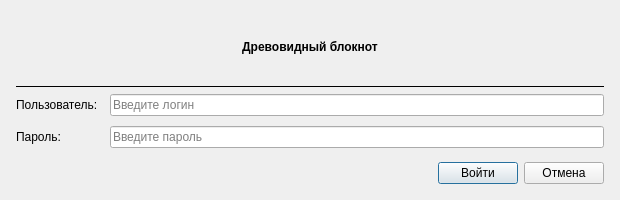
<?xml version="1.0" encoding="UTF-8"?>
<ui version="4.0">
 <class>LoginDialog</class>
 <widget class="QDialog" name="LoginDialog">
  <property name="geometry">
   <rect>
    <x>0</x>
    <y>0</y>
    <width>620</width>
    <height>200</height>
   </rect>
  </property>
  <property name="minimumSize">
   <size>
    <width>620</width>
    <height>200</height>
   </size>
  </property>
  <property name="windowTitle">
   <string>Вход в систему</string>
  </property>
  <layout class="QVBoxLayout" name="verticalLayout">
   <property name="margin" stdset="0">
    <number>16</number>
   </property>
   <item>
    <widget class="QLabel" name="labelTitle">
     <property name="text">
      <string>&lt;b&gt;Древовидный блокнот&lt;/b&gt;</string>
     </property>
     <property name="alignment">
      <set>Qt::AlignmentFlag::AlignCenter</set>
     </property>
    </widget>
   </item>
   <item>
    <widget class="QFrame" name="frameSep">
     <property name="frameShape">
      <enum>QFrame::Shape::HLine</enum>
     </property>
    </widget>
   </item>
   <item>
    <layout class="QFormLayout" name="formLayout">
     <property name="fieldGrowthPolicy">
      <enum>QFormLayout::ExpandingFieldsGrow</enum>
     </property>
     <property name="horizontalSpacing">
      <number>12</number>
     </property>
     <property name="verticalSpacing">
      <number>10</number>
     </property>
     <item row="0" column="0">
      <widget class="QLabel" name="labelUsername">
       <property name="text">
        <string>Пользователь:</string>
       </property>
      </widget>
     </item>
     <item row="0" column="1">
      <widget class="QLineEdit" name="lineEditUsername">
       <property name="minimumSize">
        <size>
         <width>260</width>
         <height>0</height>
        </size>
       </property>
       <property name="placeholderText">
        <string>Введите логин</string>
       </property>
      </widget>
     </item>
     <item row="1" column="0">
      <widget class="QLabel" name="labelPassword">
       <property name="text">
        <string>Пароль:</string>
       </property>
      </widget>
     </item>
     <item row="1" column="1">
      <widget class="QLineEdit" name="lineEditPassword">
       <property name="minimumSize">
        <size>
         <width>260</width>
         <height>0</height>
        </size>
       </property>
       <property name="echoMode">
        <enum>QLineEdit::EchoMode::Password</enum>
       </property>
       <property name="placeholderText">
        <string>Введите пароль</string>
       </property>
      </widget>
     </item>
    </layout>
   </item>
   <item>
    <layout class="QHBoxLayout" name="layoutButtons">
     <item>
      <spacer>
       <property name="orientation">
        <enum>Qt::Orientation::Horizontal</enum>
       </property>
       <property name="sizeHint" stdset="0">
        <size>
         <width>0</width>
         <height>0</height>
        </size>
       </property>
      </spacer>
     </item>
     <item>
      <widget class="QPushButton" name="pushButtonLogin">
       <property name="text">
        <string>Войти</string>
       </property>
       <property name="default">
        <bool>true</bool>
       </property>
      </widget>
     </item>
     <item>
      <widget class="QPushButton" name="pushButtonCancel">
       <property name="text">
        <string>Отмена</string>
       </property>
      </widget>
     </item>
    </layout>
   </item>
  </layout>
 </widget>
 <resources/>
 <connections>
  <connection>
   <sender>pushButtonCancel</sender>
   <signal>clicked()</signal>
   <receiver>LoginDialog</receiver>
   <slot>reject()</slot>
   <hints>
    <hint type="sourcelabel">
     <x>280</x>
     <y>155</y>
    </hint>
    <hint type="destinationlabel">
     <x>170</x>
     <y>90</y>
    </hint>
   </hints>
  </connection>
 </connections>
</ui>
